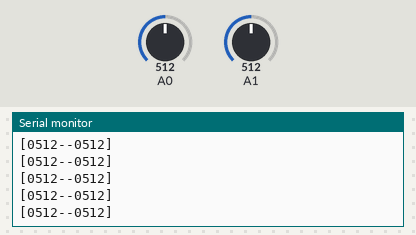
The sketch below on a simulated Arduino Uno, built with avr-gcc and run on an emulated ATmega328P. Parts: the last lines printed to the serial monitor. The inputs (shaded band) are chosen by the test bench; at power-on: A0 = 512, A1 = 512.

Above: at 1.2 s.
1.3 s: A0 set to 716
At 2.0 s:
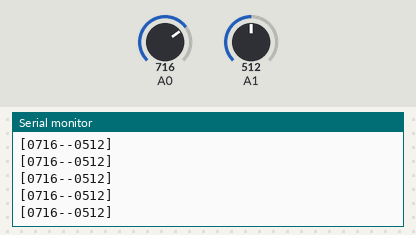
4.3 s: A1 set to 716
At 4.8 s:
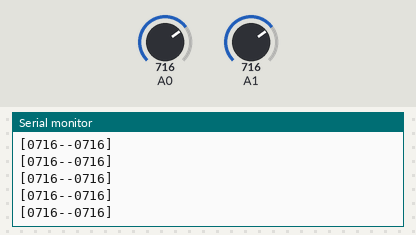
5.8 s: A0 set to 900
At 6.4 s:
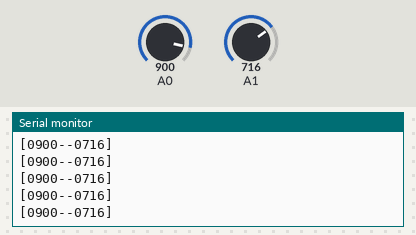
7.3 s: A1 set to 900
At 8.2 s:
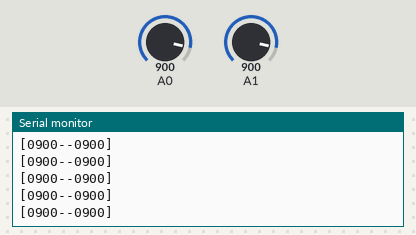
Timing chart, 0 to 9.8 s (numbered marks = the images above; inputs shaded):
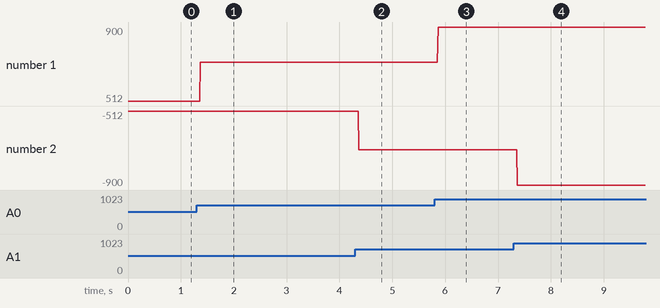

The sketch:

arduino_sketch.ino
```cpp
void setup() {
  Serial.begin(9600);
}

void loop() {
  int s1 = analogRead(A0);
  int s2 = analogRead(A1);

  Serial.print("[");

  if (s1 > 999) {
  } else if (s1 > 99) {
    Serial.print("0");
  } else if (s1 > 9) {
    Serial.print("00");
  } else {
    Serial.print("000");
  }
  Serial.print(s1);

  Serial.print("--");

  if (s2 > 999) {
  } else if (s2 > 99) {
    Serial.print("0");
  } else if (s2 > 9) {
    Serial.print("00");
  } else {
    Serial.print("000");
  }
  Serial.print(s2);

  Serial.println("]");
}
```

Measured:
- after the input at 1.3 s, the serial monitor: prints a new line after 0.07 s (image 1)
- after the input at 4.3 s, the serial monitor: prints a new line after 0.07 s (image 2)
- after the input at 5.8 s, the serial monitor: prints a new line after 0.07 s (image 3)
- after the input at 7.3 s, the serial monitor: prints a new line after 0.07 s (image 4)
- plotted number 1: 512 → 716 after the input at 1.3 s, 716 → 900 after the input at 5.8 s
- plotted number 2: -512 → -716 after the input at 4.3 s, -716 → -900 after the input at 7.3 s
